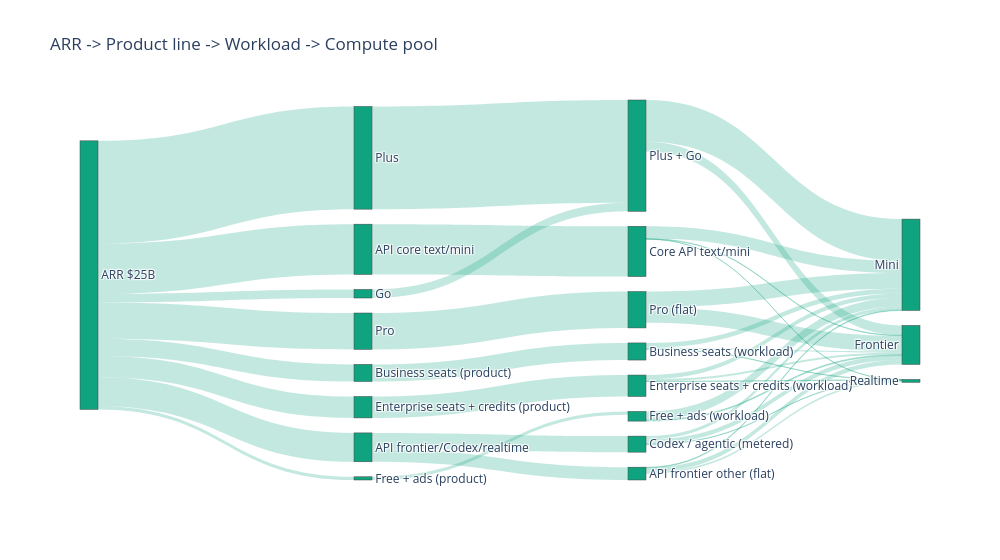

Notebook cell for this chart:
### Markdown cell above
## 12. Stretch — driver tree, opportunity cost, cost decomposition, bootstrap NDR

### Code cell
# 12.1 Sankey driver tree (plotly)
product_lines = list(unit_econ['line'])
workloads = list(workload_revenue.keys())
model_tiers = ['Mini', 'Frontier', 'Realtime']

node_ids = (
    ['arr']
    + [f'product::{line}' for line in product_lines]
    + [f'workload::{wkl}' for wkl in workloads]
    + [f'model::{tier}' for tier in model_tiers]
)

node_labels = ['ARR $25B']
node_labels += [f'{line} (product)' if line in workloads else line for line in product_lines]
node_labels += [f'{wkl} (workload)' if wkl in product_lines else wkl for wkl in workloads]
node_labels += model_tiers

node_idx = {node_id: i for i, node_id in enumerate(node_ids)}
assert len(node_idx) == len(node_ids), 'Sankey node IDs must be unique'

product_id = lambda line: f'product::{line}'
workload_id = lambda wkl: f'workload::{wkl}'
model_id = lambda tier: f'model::{tier}'

links_src, links_tgt, links_val, links_lbl = [], [], [], []
for _, r in unit_econ.iterrows():
    links_src.append(node_idx['arr'])
    links_tgt.append(node_idx[product_id(r.line)])
    links_val.append(r.arr/1e9)
    links_lbl.append(dollars(r.arr))

# Map product lines to workloads. Pass-through buckets still use distinct stage nodes
# so Plotly does not render them as self-loops.
line_to_workload = {
    'Free + ads': 'Free + ads',
    'Go': 'Plus + Go', 'Plus': 'Plus + Go',
    'Pro': 'Pro (flat)',
    'Business seats': 'Business seats',
    'Enterprise seats + credits': 'Enterprise seats + credits',
    'API core text/mini': 'Core API text/mini',
}
for line, wkl in line_to_workload.items():
    arr = unit_econ.loc[unit_econ.line == line, 'arr'].iloc[0]
    links_src.append(node_idx[product_id(line)])
    links_tgt.append(node_idx[workload_id(wkl)])
    links_val.append(arr/1e9)

# API frontier ($2.7B) splits 1.5B Codex / 1.2B frontier-other
api_frontier_arr = unit_econ.loc[unit_econ.line == 'API frontier/Codex/realtime', 'arr'].iloc[0]
codex_share = 1.5 / 2.7
frontier_other_share = 1.2 / 2.7
links_src.append(node_idx[product_id('API frontier/Codex/realtime')])
links_tgt.append(node_idx[workload_id('Codex / agentic (metered)')])
links_val.append(api_frontier_arr * codex_share / 1e9)
links_src.append(node_idx[product_id('API frontier/Codex/realtime')])
links_tgt.append(node_idx[workload_id('API frontier other (flat)')])
links_val.append(api_frontier_arr * frontier_other_share / 1e9)

# Workload -> token mix (using cost weighting as proxy)
for wkl, mix in WORKLOAD_TOKEN_MIX.items():
    cost = roi.loc[roi.workload == wkl, 'compute_cost'].iloc[0] / 1e9
    for tier_name, tier_key in [('Mini', 'mini'), ('Frontier', 'frontier'), ('Realtime', 'realtime')]:
        if mix[tier_key] > 0:
            links_src.append(node_idx[workload_id(wkl)])
            links_tgt.append(node_idx[model_id(tier_name)])
            links_val.append(cost * mix[tier_key])

assert all(src != tgt for src, tgt in zip(links_src, links_tgt)), 'Sankey should not contain self-loops'

fig = go.Figure(go.Sankey(
    node=dict(label=node_labels, pad=15, thickness=18, color=PALETTE['green']),
    link=dict(source=links_src, target=links_tgt, value=links_val, color='rgba(16,163,127,0.25)'),
))
fig.update_layout(title='ARR -> Product line -> Workload -> Compute pool', height=560, width=1000)
fig.show()

### Figure 1 — Plotly figure (JSON) as saved in the notebook; plotly's stock layout.template omitted (floating-point values rounded to 4 significant figures)
{"data": [{"link": {"color": "rgba(16,163,127,0.25)", "source": [0, 0, 0, 0, 0, 0, 0, 0, 1, 2, 3, 4, 5, 6, 7, 8, 8, 9, 9, 9, 10, 10, 10, 11, 11, 11, 12, 12, 12, 13, 13, 13, 14, 14, 15, 15, 16, 16], "target": [1, 2, 3, 4, 5, 6, 7, 8, 16, 14, 14, 15, 11, 10, 9, 12, 13, 17, 18, 19, 17, 18, 19, 17, 18, 19, 17, 18, 19, 17, 18, 19, 17, 18, 17, 18, 17, 18], "value": [0.2988, 0.7968, 9.562, 3.386, 1.594, 1.992, 4.681, 2.689, 0.2988, 0.7968, 9.562, 3.386, 1.594, 1.992, 4.681, 1.494, 1.195, 1.14, 0.048, 0.012, 0.39, 0.18, 0.03, 0.45, 0.12, 0.03, 0.3111, 0.4278, 0.03889, 0.06222, 0.4044, 0.1556, 3.888, 0.912, 1.45, 1.45, 0.81, 0.09]}, "node": {"color": "#10a37f", "label": ["ARR $25B", "Free + ads (product)", "Go", "Plus", "Pro", "Business seats (product)", "Enterprise seats + credits (product)", "API core text/mini", "API frontier/Codex/realtime", "Core API text/mini", "Enterprise seats + credits (workload)", "Business seats (workload)", "Codex / agentic (metered)", "API frontier other (flat)", "Plus + Go", "Pro (flat)", "Free + ads (workload)", "Mini", "Frontier", "Realtime"], "pad": 15, "thickness": 18}, "type": "sankey"}], "layout": {"height": 560, "title": {"text": "ARR -> Product line -> Workload -> Compute pool"}, "width": 1000}}
